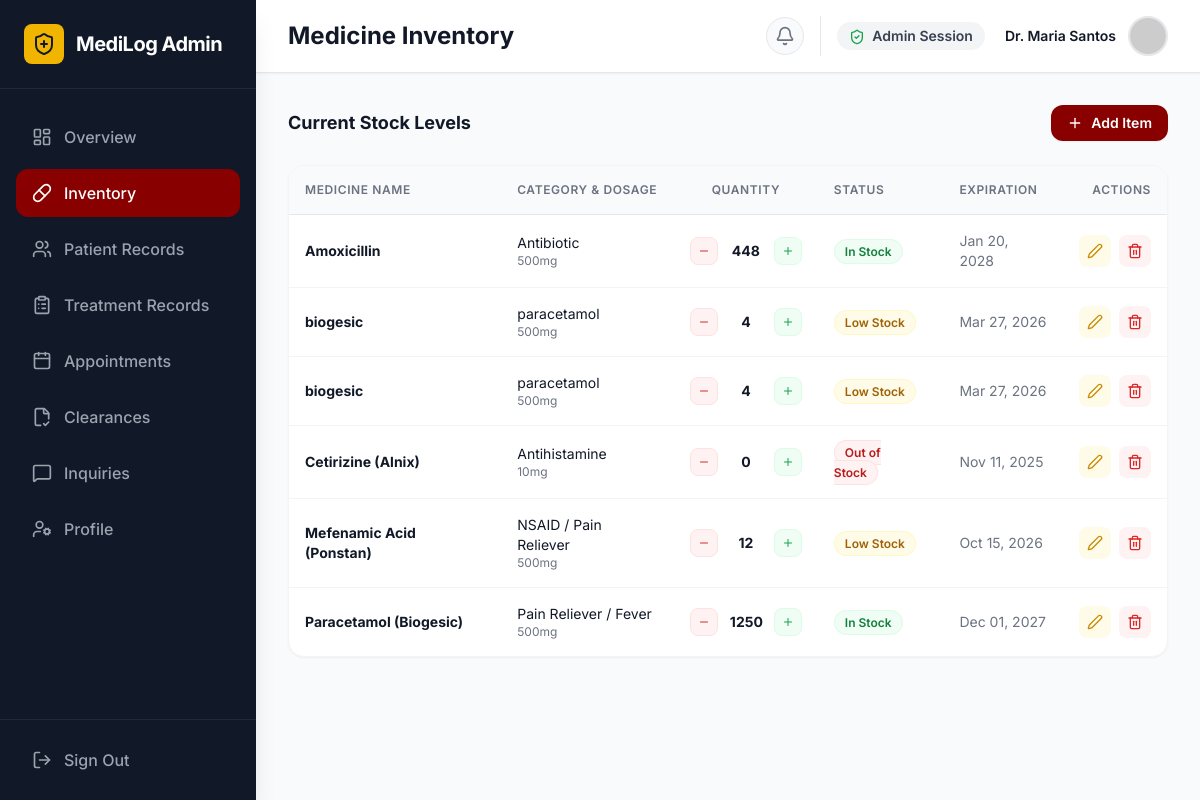
The page /admin/medicine_inventory.php (signed in) on the database its author committed.
### tables this page shows
CREATE TABLE `users` (
  `id` int(11) NOT NULL,
  `full_name` varchar(100) NOT NULL,
  `id_number` varchar(50) NOT NULL,
  `role` enum('student','faculty','admin') NOT NULL,
  `email` varchar(100) NOT NULL,
  `course` varchar(100) DEFAULT NULL,
  `section` varchar(20) DEFAULT NULL,
  `dob` date DEFAULT NULL,
  `gender` enum('male','female','other') DEFAULT NULL,
  `phone_number` varchar(20) DEFAULT NULL,
  `address` varchar(255) DEFAULT NULL,
  `emergency_contact_name` varchar(100) DEFAULT NULL,
  `emergency_contact_phone` varchar(20) DEFAULT NULL,
  `blood_type` varchar(5) DEFAULT NULL,
  `allergies` varchar(255) DEFAULT NULL,
  `password` varchar(255) NOT NULL,
  `created_at` timestamp NOT NULL DEFAULT current_timestamp(),
  `profile_pic` longtext DEFAULT NULL
);

CREATE TABLE `medicine_inventory` (
  `id` int(11) NOT NULL,
  `name` varchar(150) NOT NULL,
  `category` varchar(100) NOT NULL,
  `dosage` varchar(50) DEFAULT NULL,
  `quantity` int(11) NOT NULL DEFAULT 0,
  `expiration_date` date NOT NULL,
  `status` enum('In Stock','Low Stock','Out of Stock') DEFAULT 'In Stock',
  `created_at` timestamp NOT NULL DEFAULT current_timestamp(),
  `updated_at` timestamp NOT NULL DEFAULT current_timestamp() ON UPDATE current_timestamp()
);

### admin/medicine_inventory.php (the view, shortened to what this page needs)
<?php
require '../db_connect.php';
$user_id = $_SESSION['user_id'];
$stmt = $pdo->prepare("SELECT full_name, profile_pic FROM users WHERE id = ?");
$stmt->execute([$user_id]);
$user = $stmt->fetch();
$profile_pic = 'https://ui-avatars.com/api/?name=' . urlencode($user['full_name']) . '&background=880000&color=fff';
try {
    $invStmt = $pdo->query("SELECT * FROM medicine_inventory ORDER BY name ASC");
    $inventory = $invStmt->fetchAll(PDO::FETCH_ASSOC);
} catch(PDOException $e) {
    die("Error fetching inventory: " . $e->getMessage());
}
?>
<!DOCTYPE html>
<html lang="en">
<head>
    <script src="https://cdn.tailwindcss.com"></script>
</head>
<body class="font-sans antialiased text-gray-800 bg-gray-50 flex h-screen overflow-hidden">
    <aside class="hidden md:flex flex-col w-64 bg-gray-900 text-white h-full shadow-xl z-20 flex-shrink-0">
        <div class="p-6 flex items-center gap-3 border-b border-gray-800">
            <div class="bg-pup-gold text-gray-900 p-2 rounded-lg"><i data-lucide="shield-plus" class="h-6 w-6"></i></div>
            <span class="font-bold text-xl tracking-tight text-white">MediLog Admin</span>
        </div>
        <nav class="flex-1 px-4 py-6 space-y-2 overflow-y-auto">
            <a href="admin_dashboard.php" class="flex items-center gap-3 px-4 py-3 text-gray-400 hover:bg-gray-800 hover:text-white rounded-xl font-medium transition-colors"><i data-lucide="layout-dashboard" class="h-5 w-5"></i> Overview</a>
            <a href="medicine_inventory.php" class="flex items-center gap-3 px-4 py-3 bg-pup-maroon text-white rounded-xl font-medium transition-colors shadow-sm"><i data-lucide="pill" class="h-5 w-5"></i> Inventory</a>
            <a href="patient_records.php" class="flex items-center gap-3 px-4 py-3 text-gray-400 hover:bg-gray-800 hover:text-white rounded-xl font-medium transition-colors"><i data-lucide="users" class="h-5 w-5"></i> Patient Records</a>
            <a href="admin_treatment_records.php" class="flex items-center gap-3 px-4 py-3 text-gray-400 hover:bg-gray-800 hover:text-white rounded-xl font-medium transition-colors"><i data-lucide="clipboard-list" class="h-5 w-5"></i> Treatment Records</a>
            <a href="admin_appointments.php" class="flex items-center gap-3 px-4 py-3 text-gray-400 hover:bg-gray-800 hover:text-white rounded-xl font-medium transition-colors"><i data-lucide="calendar" class="h-5 w-5"></i> Appointments</a>
            <a href="admin_clearance.php" class="flex items-center gap-3 px-4 py-3 text-gray-400 hover:bg-gray-800 hover:text-white rounded-xl font-medium transition-colors"><i data-lucide="file-check-2" class="h-5 w-5"></i> Clearances</a>
            <a href="admin_inquiries.php" class="flex items-center gap-3 px-4 py-3 text-gray-400 hover:bg-gray-800 hover:text-white rounded-xl font-medium transition-colors"><i data-lucide="message-square" class="h-5 w-5"></i> Inquiries</a>
            <a href="admin_profile.php" class="flex items-center gap-3 px-4 py-3 text-gray-400 hover:bg-gray-800 hover:text-white rounded-xl font-medium transition-colors"><i data-lucide="user-cog" class="h-5 w-5"></i> Profile</a>
        </nav>
        <div class="p-4 border-t border-gray-800">
            <button onclick="openLogoutModal()" class="flex items-center gap-3 px-4 py-3 text-gray-400 hover:bg-red-900/50 hover:text-red-400 rounded-xl font-medium transition-colors w-full text-left"><i data-lucide="log-out" class="h-5 w-5"></i> Sign Out</button>
        </div>
    </aside>
    <main class="flex-1 flex flex-col h-full overflow-hidden">
        <header class="bg-white border-b border-gray-200 px-4 sm:px-8 py-4 flex items-center justify-between z-10 shadow-sm">
            <div class="flex items-center gap-3">
                <h1 class="text-xl md:text-2xl font-bold text-gray-900">Medicine Inventory</h1>
            </div>
            <div class="flex items-center gap-3 sm:gap-4">
                <a href="admin_notifications.php" class="text-gray-500 hover:text-pup-maroon p-2 bg-gray-50 hover:bg-red-50 rounded-full border border-gray-200 relative">
                    <i data-lucide="bell" class="h-5 w-5"></i>
                </a>
                <div class="hidden md:flex items-center gap-3 pl-4 border-l border-gray-200">
                    <span class="text-sm font-semibold text-gray-700 bg-gray-100 px-3 py-1 rounded-full mr-2"><i data-lucide="shield-check" class="h-4 w-4 inline mr-1 text-green-600"></i> Admin Session</span>
                    <div class="text-right">
                        <p class="text-sm font-semibold text-gray-900"><?= htmlspecialchars($user['full_name']) ?></p>
                    </div>
                    <img src="<?= $profile_pic ?>" alt="Profile" class="h-10 w-10 rounded-full border-2 border-gray-200 object-cover">
                </div>
            </div>
        </header>
        <div class="flex-1 overflow-y-auto p-4 sm:p-8 pb-24 md:pb-8">
            <div class="max-w-7xl mx-auto space-y-6">
                <div class="flex justify-between items-center">
                    <h2 class="text-lg font-bold text-gray-900">Current Stock Levels</h2>
                    <button onclick="openAddMedicineModal()" class="bg-pup-maroon hover:bg-pup-maroonDark text-white px-4 py-2 rounded-xl text-sm font-semibold shadow-sm flex items-center gap-2 transition-colors"><i data-lucide="plus" class="h-4 w-4"></i> Add Item</button>
                </div>
                <div class="bg-white rounded-2xl border border-gray-100 shadow-sm overflow-hidden">
                    <div class="overflow-x-auto">
                        <table class="w-full text-left border-collapse">
                            <thead>
                                <tr class="bg-gray-50 text-gray-500 text-xs uppercase tracking-wider border-b border-gray-200">
                                    <th class="p-4 font-semibold">Medicine Name</th>
                                    <th class="p-4 font-semibold">Category & Dosage</th>
                                    <th class="p-4 font-semibold text-center">Quantity</th>
                                    <th class="p-4 font-semibold">Status</th>
                                    <th class="p-4 font-semibold">Expiration</th>
                                    <th class="p-4 font-semibold text-right">Actions</th>
                                </tr>
                            </thead>
                            <tbody id="inventory-tbody" class="divide-y divide-gray-100 text-sm">
                                <?php if(count($inventory) > 0): ?>
                                    <?php foreach($inventory as $item): ?>
                                        <tr class="hover:bg-gray-50">
                                            <td class="p-4 font-bold text-gray-900"><?= htmlspecialchars($item['name']) ?></td>
                                            <td class="p-4">
                                                <div class="text-gray-900"><?= htmlspecialchars($item['category']) ?></div>
                                                <div class="text-xs text-gray-500"><?= htmlspecialchars($item['dosage']) ?></div>
                                            </td>
                                            <td class="p-4 font-medium">
                                                <div class="flex items-center justify-center gap-3">
                                                    <form onsubmit="handleInventoryAjax(event, this)" class="m-0 p-0">
                                                        <button type="submit" class="w-7 h-7 flex items-center justify-center bg-red-50 text-red-600 rounded-lg hover:bg-red-100 transition-colors border border-red-100"><i data-lucide="minus" class="h-3 w-3"></i></button>
                                                    </form>
                                                    <span class="font-bold text-gray-900 w-8 text-center"><?= htmlspecialchars($item['quantity']) ?></span>
                                                    <form onsubmit="handleInventoryAjax(event, this)" class="m-0 p-0">
                                                        <button type="submit" class="w-7 h-7 flex items-center justify-center bg-green-50 text-green-600 rounded-lg hover:bg-green-100 transition-colors border border-green-100"><i data-lucide="plus" class="h-3 w-3"></i></button>
                                                    </form>
                                                </div>
                                            </td>
                                            <td class="p-4">
                                                <?php if($item['status'] == 'In Stock' && $item['quantity'] > 20): ?>
                                                    <span class="px-2.5 py-1 bg-green-50 text-green-700 rounded-full text-xs font-semibold border border-green-100">In Stock</span>
                                                <?php elseif($item['quantity'] <= 20 && $item['quantity'] > 0): ?>
                                                    <span class="px-2.5 py-1 bg-yellow-50 text-yellow-700 rounded-full text-xs font-semibold border border-yellow-100">Low Stock</span>
                                                <?php else: ?>
                                                    <span class="px-2.5 py-1 bg-red-50 text-red-700 rounded-full text-xs font-semibold border border-red-100">Out of Stock</span>
                                                <?php endif; ?>
                                            </td>
                                            <td class="p-4 text-gray-500"><?= date("M d, Y", strtotime($item['expiration_date'])) ?></td>
                                            <td class="p-4 text-right">
                                                <div class="flex items-center justify-end gap-2">
                                                    <button onclick="openEditMedModal(this)" data-med='<?= htmlspecialchars(json_encode($item), ENT_QUOTES, 'UTF-8') ?>' class="p-2 bg-yellow-50 text-yellow-600 rounded-lg hover:bg-yellow-100 transition-colors" title="Edit Medicine"><i data-lucide="edit-2" class="h-4 w-4"></i></button>
                                                    <button onclick="openDeleteMedModal(<?= $item['id'] ?>)" class="p-2 bg-red-50 text-red-600 rounded-lg hover:bg-red-100 transition-colors" title="Delete Medicine"><i data-lucide="trash-2" class="h-4 w-4"></i></button>
                                                </div>
                                            </td>
                                        </tr>
                                    <?php endforeach; ?>
                                <?php else: ?>
                                    <tr><td colspan="6" class="p-8 text-center text-gray-500">No medicine inventory found.</td></tr>
                                <?php endif; ?>
                            </tbody>
                        </table>
                    </div>
                </div>
            </div>
        </div>
    </main>
</body>
</html>

### admin/medicine_inventory.php (style rules this page uses)
body { opacity: 0; animation: fadeIn 0.4s ease-out forwards; }

### rows shown on the page
users: full_name "Dr. Maria Santos"
medicine_inventory: name "Amoxicillin", category "Antibiotic", dosage "500mg", quantity "448", status "In Stock", expiration_date "Jan 20, 2028"
medicine_inventory: name "biogesic", category "paracetamol", dosage "500mg", quantity "4", status "Low Stock", expiration_date "Mar 27, 2026"
medicine_inventory: name "biogesic", category "paracetamol", dosage "500mg", quantity "4", status "Low Stock", expiration_date "Mar 27, 2026"
medicine_inventory: name "Cetirizine (Alnix)", category "Antihistamine", dosage "10mg", quantity "0", status "Out of Stock", expiration_date "Nov 11, 2025"
medicine_inventory: name "Mefenamic Acid (Ponstan)", category "NSAID / Pain Reliever", dosage "500mg", quantity "12", status "Low Stock", expiration_date "Oct 15, 2026"
medicine_inventory: name "Paracetamol (Biogesic)", category "Pain Reliever / Fever", dosage "500mg", quantity "1250", status "In Stock", expiration_date "Dec 01, 2027"
